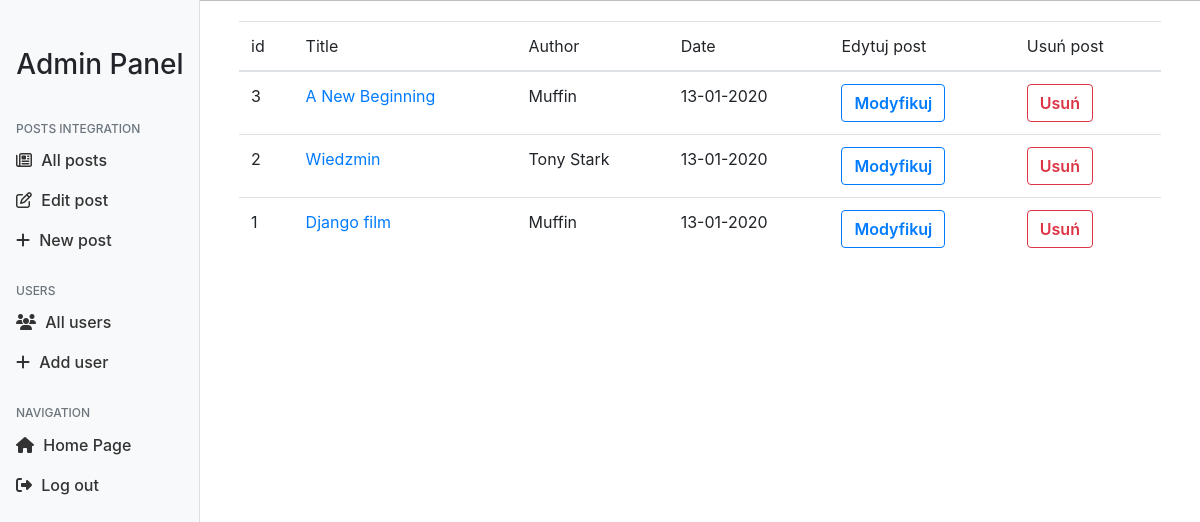
The app's page /admin/modify (signed in), older data.
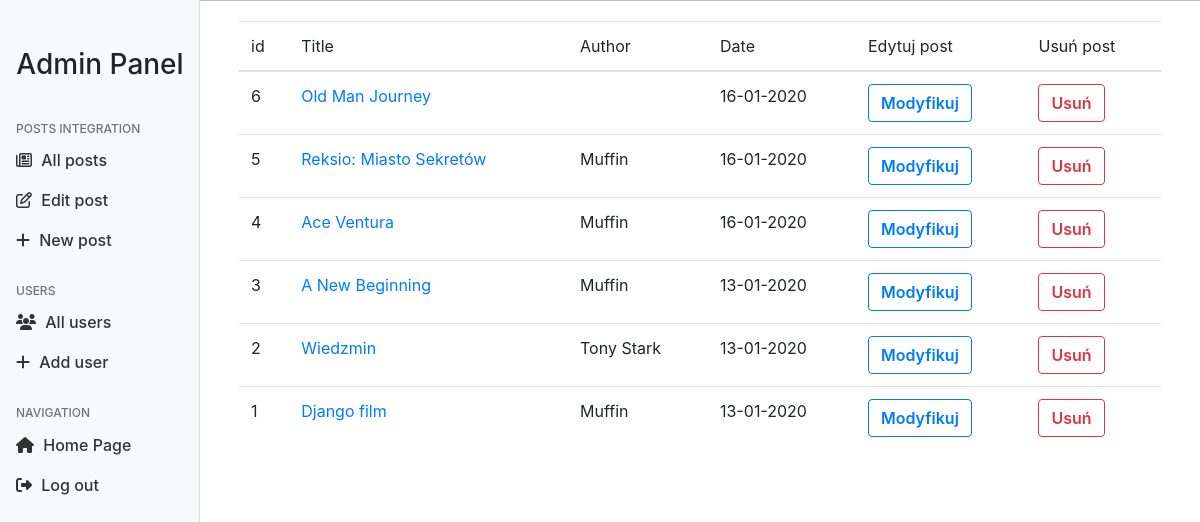
The same page, newer data.
### project/model.py (models this page shows, shortened)
class Post(db.Model):
    id = db.Column(db.Integer, primary_key=True)
    image_file = db.Column(db.String(30), nullable=False)
    title = db.Column(db.String(100), nullable=False)
    content = db.Column(db.Text, nullable=False)
    author = db.Column(db.String(20), nullable=False, default='Admin')
    date_posted = db.Column(db.DateTime, nullable=False,
                            default=datetime.utcnow)

### project/routes.py (the view)
@app.route('/admin/modify', methods=['GET', 'POST'])
@login_required
def modify():
    if current_user.permissions == 'admin':
        form = LoginForm()
        posts = Post.query.order_by(desc(Post.date_posted)).all()
        return render_template("admin_panel/modify_posts.html", posts=posts, form=form)
    else:
        return redirect('/')

### project/model.py (called while the page is built)
@login.user_loader
def load_user(id):
    return User.query.get(int(id))

### project/templates/admin_panel/modify_posts.html (shortened to what this page needs)
{% extends "admin_panel/panel.html" %}
{% block body %}
<div class="container">
    <table class="table table-hover">
        <tr>
            <th scope="col">id</th>
            <th scope="col">Title</th>
            <th scope="col">Author</th>
            <th scope="col">Date</th>
            <th scope="col">Edytuj post</th>
            <th scope="col">Usuń post</th>
        </tr>
        <tbody>
            {% for post in posts%}
            <tr>
                <th scope="row">{{post.id}}</th>
                <td><a href="../../../posts/more/{{post.id}}">{{post.title}}</a> </td>
                <td>{{post.author}}</td>
                <td>{{post.date_posted.strftime('%d-%m-%Y')}}</td>
                <td><a href="../../../posts/edit/{{post.id}}" class="btn btn-outline-primary">Modyfikuj</a></td>
                <td><a href="../../../posts/delete/{{post.id}}" class="btn btn-outline-danger">Usuń</a></td>
            </tr>
            {% endfor %}
    </table>
</div>
{% endblock body %}

Row changes from the older to the newer data that the page shows:
added Post: id "6", title "Old Man Journey", date_posted "16-01-2020"
added Post: id "5", title "Reksio: Miasto Sekretów", author "Muffin", date_posted "16-01-2020"
added Post: id "4", title "Ace Ventura", author "Muffin", date_posted "16-01-2020"
